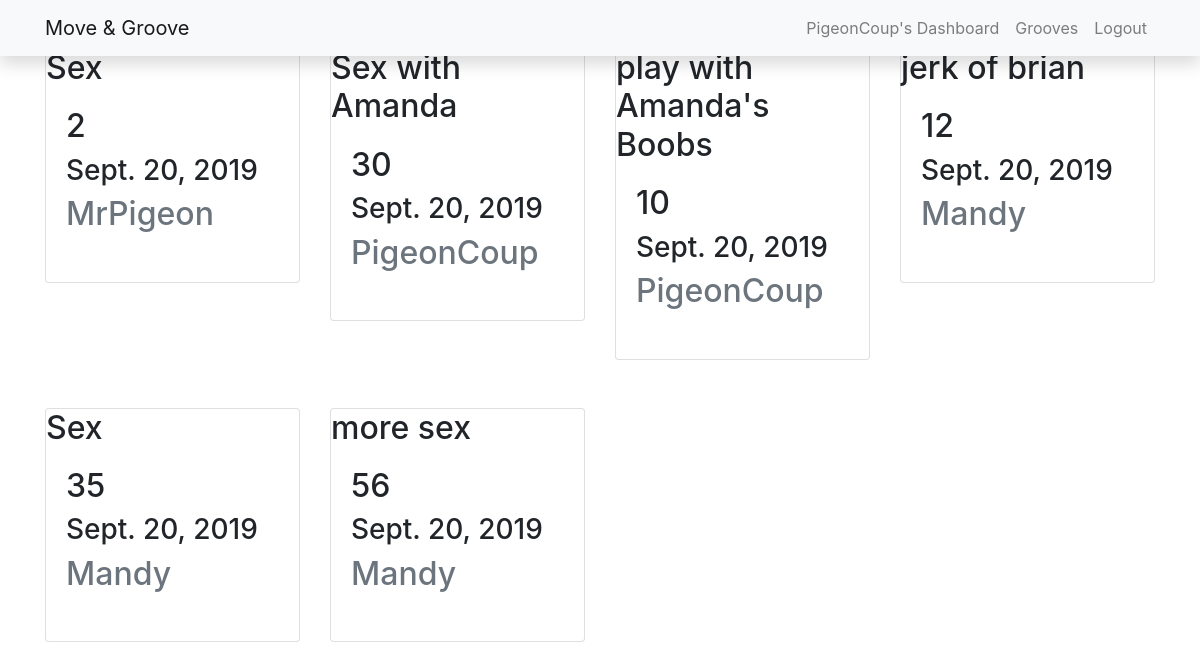
/grooves (signed in), run on the app's committed database.
### groove/models.py (models this page shows, shortened)
class Groove(models.Model):
  groove = models.CharField(max_length=200)
  date = models.DateField()
  duration = models.IntegerField()
  user = models.ForeignKey(User, on_delete=models.CASCADE)

### groove/views.py (the view)
# urls.py: path('grooves', views.all_grooves, name="grooves")
@login_required
def all_grooves(request):
    list_of_grooves = Groove.objects.all()
    return render(request, 'grooves/grooves.html', {'list_of_grooves': list_of_grooves})

### templates/grooves/grooves.html
  {% extends 'base.html' %}
{% block content %}
  <div class="container">
    <div class="row">
      {% for move in list_of_grooves %}
        <div class="col-md-3">
            <div class="card mt-5">
                <h2 class="card-title">{{move.groove}}
                <div class="card-body">
                    <h2>{{move.duration}}</h2>
                    <h3>{{move.date}}</h3>
                    <p class="text-muted">{{move.user.username}}
                </div>
            </div>
        </div>
        {% endfor %}
    </div>
  </div>
{% endblock %}

### templates/partials/_navbar.html (shortened to what this page needs)
<nav class="navbar navbar-expand-lg navbar-light bg-light shadow fixed-top">
  <div class="container">
    <a class="navbar-brand" href="{% url 'index' %}">Move & Groove</a>
    <div class="collapse navbar-collapse" id="navbarResponsive">
   <ul class="navbar-nav ml-auto">
                       {% if user.is_authenticated %}
                        <li class="nav-item">
                            <a class="nav-link waves-effect" href="{% url 'dashboard' %}">{{user.username}}'s Dashboard</a>
                        </li>
                       <li class="nav-item">
                            <a class="nav-link waves-effect" href="{% url 'grooves' %}">Grooves</a>
                        </li>
                        <li class="nav-item">
                            <a class="nav-link waves-effect" href="{% url 'logout' %}" >Logout</a>
                        </li>
                        {% endif %}
    </div>
  </div>
</nav>

### movegroove/static/index.css (style rules this page uses)
html, body, .view { height: 100%; }

### data on the page
Groove: groove "Sex", duration "2", date "Sept. 20, 2019", user.username "MrPigeon"
Groove: groove "Sex with Amanda", duration "30", date "Sept. 20, 2019", user.username "PigeonCoup"
Groove: groove "play with Amanda's Boobs", duration "10", date "Sept. 20, 2019", user.username "PigeonCoup"
Groove: groove "jerk of brian", duration "12", date "Sept. 20, 2019", user.username "Mandy"
Groove: groove "Sex", duration "35", date "Sept. 20, 2019", user.username "Mandy"
Groove: groove "more sex", duration "56", date "Sept. 20, 2019", user.username "Mandy"

### other printed values
{{ user.username }} "PigeonCoup"
